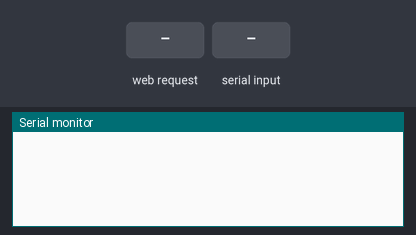
Bench run of a sketch on a simulated ESP8266 (NodeMCU). Parts: the last lines printed to the serial monitor. The inputs (shaded band) are chosen by the test bench. WiFi joins after 1.5 s; servers stay silent unless stated.

Above: at 1.7 s.
1.8 s: HTTP request GET /control/ received
At 2.7 s:
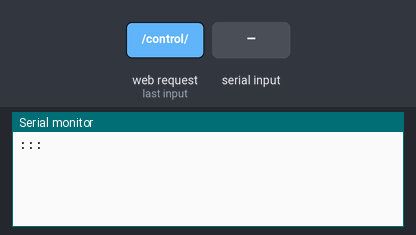
3.3 s: "1\n" received over Serial
At 3.9 s:
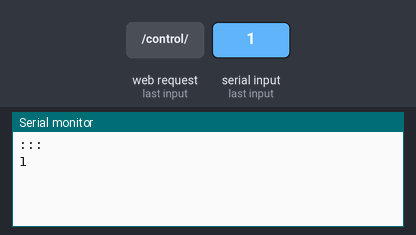

The sketch:

parnik_esp_master.ino
```cpp
#include <ESP8266WiFi.h>
#include <WiFiClient.h>
#include <ESP8266WebServer.h>
#include <ESP8266HTTPClient.h>
#include <SoftwareSerial.h>

IPAddress staticIP(192, 168, 1, 100);
IPAddress gateway(192, 168, 1, 1);
IPAddress subnet(255, 255, 255, 0);
IPAddress dns(8, 8, 8, 8);


 // http://192.168.1.101/control/?command=led13&action=on&process_key=main_arduino_process_secret_key
const char* ssid = "Smart_Gorjaw";
const char* password = "gorjaw@!85";
const char* deviceName = "master_esp_greenhouse";
String serverUrl = "192.168.1.252";
String device_key = "ESP_ARDU_MASTER_GREENHOUSE";
String command = "esp_parnik_communicator_secret";

String payload; // data combined to send to arduino
String stream; // data got from arduino to record on server

ESP8266WebServer server(80);

void sendFromUART(String command, String action, String process_key){
  String payload = command + ":" + action + ":" + process_key + ":";
  Serial.println(payload);
}

void handleDevice() {
  String command = server.arg("command");
  String action = server.arg("action");
  String process_key = server.arg("process_key");
  command.trim();
  action.trim();
  process_key.trim();

  sendFromUART(command, action, process_key);

  server.send(200, "text/html", "OK");
}

void handlePong() {
 server.send(200, "text/html", device_key);
}

void setup(){
  Serial.begin(115200);
  WiFi.begin(ssid, password);
  WiFi.disconnect();
  WiFi.config(staticIP, subnet, gateway, dns);
  WiFi.begin(ssid, password);
  WiFi.mode(WIFI_STA);
  delay(500);

  // Serial.print(WiFi.localIP());
  server.on("/ping/", handlePong);
  server.on("/control/", handleDevice);
  server.begin();
}

void loop(){
  server.handleClient();
  sendDataFromMaster();
}


void sendDataFromMaster(){
  stream = "";
  if (Serial.available() != 0){
    stream = Serial.readStringUntil('\n');
    stream.trim();
    if (stream.length() > 0){
      Serial.println(stream);
      // String argument_data = "?device_key="+device_key+"&command="+command+"&value="+String(stream);
      // // we will provide command=somecommand&value=somevalue from stream
      if (stream.length() > 20){
        String argument_data = "?device_key="+device_key+"&"+String(stream)+"&isMaster=1";
        sendRequest("http://"+serverUrl+"/esp/ArgToDB/",argument_data);
      }
    }
  }
}


void sendRequest(String path, String sendingData){
  if(WiFi.status()== WL_CONNECTED){
    String serverPath = path+sendingData;
    Serial.println(serverPath);
    payload = httpGETRequest(serverPath.c_str());
    Serial.println(payload);
  }
  else {
    Serial.println("WiFi Disconnected");
  }
}


String httpGETRequest(const char* serverName) {
  HTTPClient http;
  http.begin(serverName);
  int httpResponseCode = http.GET();
  String payload = "{}";
  if (httpResponseCode > 0){
    payload = http.getString();
  }
  http.end();
  return payload;
}
```

Measured:
- after the input at 1.8 s, the serial monitor: prints a new line at once (image 1)
- after the input at 3.3 s, the serial monitor: prints a new line at once (image 2)
